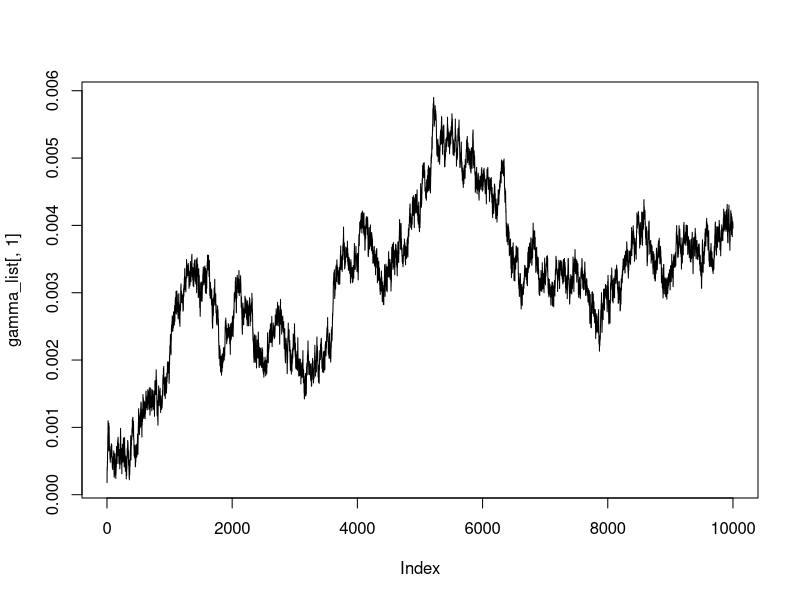
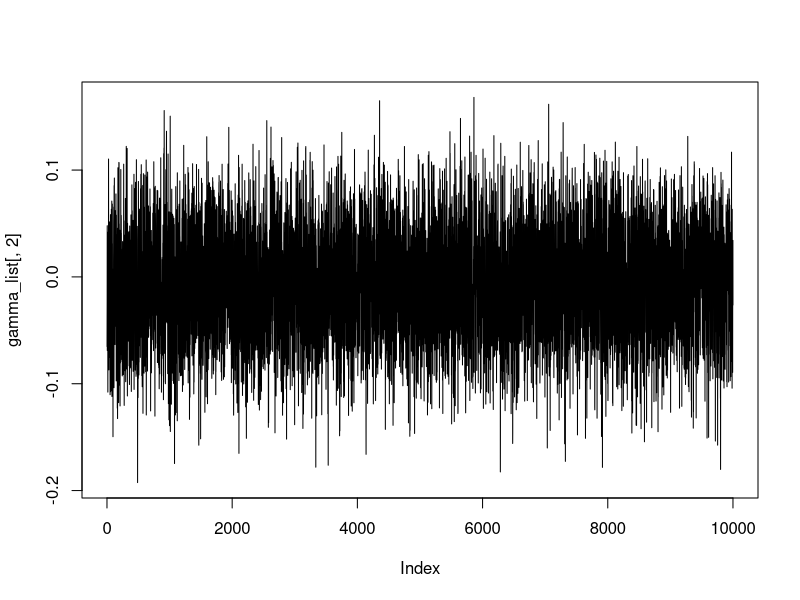
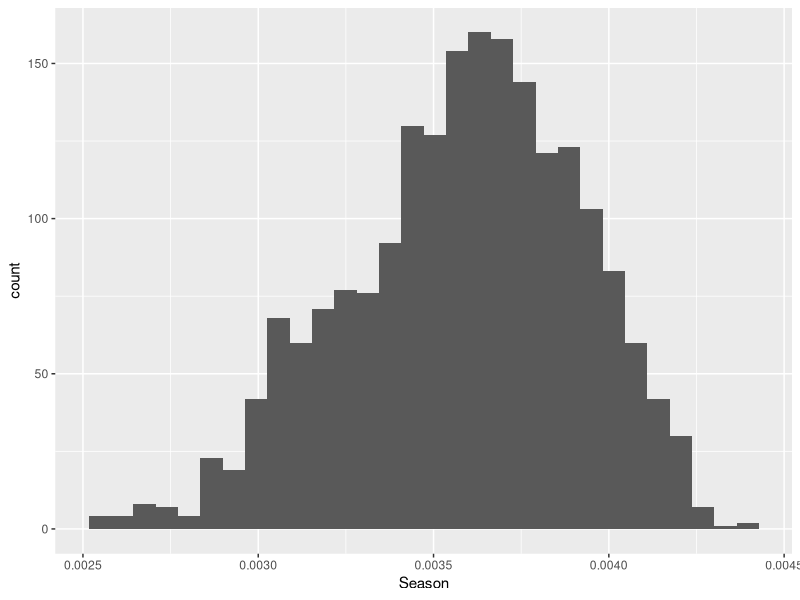
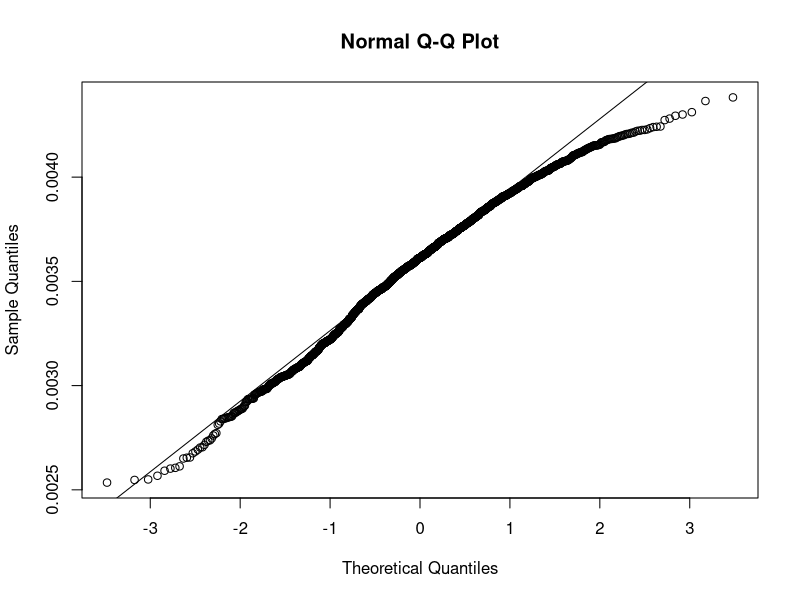

Write R code to recreate these figures, in order.
## ---- chunk 1
library(MASS)
library(tidyverse)
## ---- chunk 2
gamma_list <- read.csv("./data/gamma_list.csv")[,1:2] 
summary(gamma_list)
## ---- chunk 3
plot(gamma_list[,1], type = "l") # e.g. plot gamma1 (year)              seems not converge, just take the last stable part 8001-9000
plot(gamma_list[,2], type = "l") # plot gamma2(active season)           seems converge, keep the number of burn in same as year
## ---- chunk 4
# set burn in = 8000
gamma_list = slice(gamma_list, 8001:10000)
## ---- chunk 5
# see the histogram of year, some kind of normal
ggplot(gamma_list, aes(x = Season))+geom_histogram()
qqnorm(gamma_list$Season)
qqline(gamma_list$Season) # maybe normal
shapiro.test(gamma_list$Season) # not normal
quantiles <- apply(gamma_list, 2, quantile, c(0.025, 0.975)) # use 2.5 and 97.5 quantile to get 95% credible interval
quantiles
## ---- chunk 6
gamma_list <- read.csv("./data/gamma_list.csv")[,1:2] 
gamma_list = slice(gamma_list, 2001:10000)
quantiles <- apply(gamma_list, 2, quantile, c(0.025, 0.975)) # use 2.5 and 97.5 quantile to get 95% credible interval
quantiles
